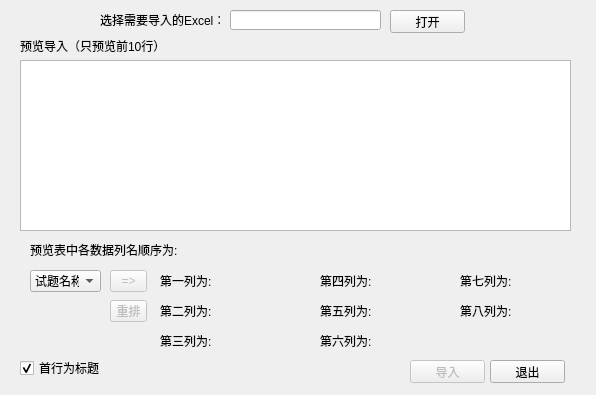
<?xml version="1.0" encoding="UTF-8"?>
<ui version="4.0">
 <class>ImportQuestion</class>
 <widget class="QWidget" name="ImportQuestion">
  <property name="geometry">
   <rect>
    <x>0</x>
    <y>0</y>
    <width>596</width>
    <height>395</height>
   </rect>
  </property>
  <property name="windowTitle">
   <string>试题导入</string>
  </property>
  <widget class="QPushButton" name="pushButton_Ok">
   <property name="enabled">
    <bool>false</bool>
   </property>
   <property name="geometry">
    <rect>
     <x>410</x>
     <y>360</y>
     <width>75</width>
     <height>23</height>
    </rect>
   </property>
   <property name="text">
    <string>导入</string>
   </property>
  </widget>
  <widget class="QLabel" name="label_Process">
   <property name="geometry">
    <rect>
     <x>20</x>
     <y>390</y>
     <width>351</width>
     <height>22</height>
    </rect>
   </property>
   <property name="text">
    <string/>
   </property>
  </widget>
  <widget class="QLabel" name="label_Col3">
   <property name="geometry">
    <rect>
     <x>160</x>
     <y>330</y>
     <width>60</width>
     <height>22</height>
    </rect>
   </property>
   <property name="text">
    <string>第三列为:</string>
   </property>
  </widget>
  <widget class="QLabel" name="label_Col3_2">
   <property name="geometry">
    <rect>
     <x>220</x>
     <y>330</y>
     <width>60</width>
     <height>22</height>
    </rect>
   </property>
   <property name="text">
    <string/>
   </property>
  </widget>
  <widget class="QLabel" name="label_Col1">
   <property name="geometry">
    <rect>
     <x>160</x>
     <y>270</y>
     <width>60</width>
     <height>22</height>
    </rect>
   </property>
   <property name="text">
    <string>第一列为:</string>
   </property>
  </widget>
  <widget class="QLabel" name="label_Count">
   <property name="geometry">
    <rect>
     <x>180</x>
     <y>40</y>
     <width>200</width>
     <height>12</height>
    </rect>
   </property>
   <property name="text">
    <string/>
   </property>
  </widget>
  <widget class="QToolButton" name="toolButton_Clear">
   <property name="enabled">
    <bool>false</bool>
   </property>
   <property name="geometry">
    <rect>
     <x>110</x>
     <y>300</y>
     <width>37</width>
     <height>22</height>
    </rect>
   </property>
   <property name="text">
    <string>重排</string>
   </property>
  </widget>
  <widget class="QCheckBox" name="checkBox_Top">
   <property name="geometry">
    <rect>
     <x>20</x>
     <y>360</y>
     <width>91</width>
     <height>16</height>
    </rect>
   </property>
   <property name="text">
    <string>首行为标题</string>
   </property>
   <property name="checked">
    <bool>true</bool>
   </property>
  </widget>
  <widget class="QComboBox" name="comboBox_Title">
   <property name="geometry">
    <rect>
     <x>30</x>
     <y>270</y>
     <width>71</width>
     <height>22</height>
    </rect>
   </property>
   <item>
    <property name="text">
     <string>试题名称</string>
    </property>
   </item>
   <item>
    <property name="text">
     <string>试题题干</string>
    </property>
   </item>
   <item>
    <property name="text">
     <string>出题人</string>
    </property>
   </item>
   <item>
    <property name="text">
     <string>出题日期</string>
    </property>
   </item>
   <item>
    <property name="text">
     <string>试题类型</string>
    </property>
   </item>
   <item>
    <property name="text">
     <string>试题答案</string>
    </property>
   </item>
   <item>
    <property name="text">
     <string>试题难度</string>
    </property>
   </item>
   <item>
    <property name="text">
     <string>关键字</string>
    </property>
   </item>
  </widget>
  <widget class="QPushButton" name="pushButton_Exit">
   <property name="geometry">
    <rect>
     <x>490</x>
     <y>360</y>
     <width>75</width>
     <height>23</height>
    </rect>
   </property>
   <property name="text">
    <string>退出</string>
   </property>
  </widget>
  <widget class="QLabel" name="label_File">
   <property name="geometry">
    <rect>
     <x>100</x>
     <y>10</y>
     <width>120</width>
     <height>20</height>
    </rect>
   </property>
   <property name="text">
    <string>选择需要导入的Excel：</string>
   </property>
  </widget>
  <widget class="QToolButton" name="toolButton_Add">
   <property name="enabled">
    <bool>false</bool>
   </property>
   <property name="geometry">
    <rect>
     <x>110</x>
     <y>270</y>
     <width>37</width>
     <height>22</height>
    </rect>
   </property>
   <property name="text">
    <string>=&gt;</string>
   </property>
  </widget>
  <widget class="QLineEdit" name="lineEdit_File">
   <property name="geometry">
    <rect>
     <x>230</x>
     <y>10</y>
     <width>151</width>
     <height>20</height>
    </rect>
   </property>
  </widget>
  <widget class="QLabel" name="label_View">
   <property name="geometry">
    <rect>
     <x>20</x>
     <y>40</y>
     <width>150</width>
     <height>12</height>
    </rect>
   </property>
   <property name="text">
    <string>预览导入（只预览前10行）：</string>
   </property>
  </widget>
  <widget class="QPushButton" name="pushButton_File">
   <property name="geometry">
    <rect>
     <x>390</x>
     <y>10</y>
     <width>75</width>
     <height>23</height>
    </rect>
   </property>
   <property name="text">
    <string>打开</string>
   </property>
  </widget>
  <widget class="QTableView" name="tableView">
   <property name="enabled">
    <bool>true</bool>
   </property>
   <property name="geometry">
    <rect>
     <x>20</x>
     <y>60</y>
     <width>551</width>
     <height>171</height>
    </rect>
   </property>
   <property name="editTriggers">
    <set>QAbstractItemView::NoEditTriggers</set>
   </property>
   <property name="selectionBehavior">
    <enum>QAbstractItemView::SelectColumns</enum>
   </property>
  </widget>
  <widget class="QLabel" name="label_Col1_2">
   <property name="geometry">
    <rect>
     <x>220</x>
     <y>270</y>
     <width>60</width>
     <height>22</height>
    </rect>
   </property>
   <property name="text">
    <string/>
   </property>
  </widget>
  <widget class="QLabel" name="label_Col2">
   <property name="geometry">
    <rect>
     <x>160</x>
     <y>300</y>
     <width>60</width>
     <height>22</height>
    </rect>
   </property>
   <property name="text">
    <string>第二列为:</string>
   </property>
  </widget>
  <widget class="QLabel" name="label_Col2_2">
   <property name="geometry">
    <rect>
     <x>220</x>
     <y>300</y>
     <width>60</width>
     <height>22</height>
    </rect>
   </property>
   <property name="text">
    <string/>
   </property>
  </widget>
  <widget class="QLabel" name="label_Note">
   <property name="geometry">
    <rect>
     <x>30</x>
     <y>240</y>
     <width>150</width>
     <height>20</height>
    </rect>
   </property>
   <property name="text">
    <string>预览表中各数据列名顺序为:</string>
   </property>
  </widget>
  <widget class="QLabel" name="label_Col4_2">
   <property name="geometry">
    <rect>
     <x>380</x>
     <y>270</y>
     <width>60</width>
     <height>22</height>
    </rect>
   </property>
   <property name="text">
    <string/>
   </property>
  </widget>
  <widget class="QLabel" name="label_Col5_2">
   <property name="geometry">
    <rect>
     <x>380</x>
     <y>300</y>
     <width>60</width>
     <height>22</height>
    </rect>
   </property>
   <property name="text">
    <string/>
   </property>
  </widget>
  <widget class="QLabel" name="label_Col4">
   <property name="geometry">
    <rect>
     <x>320</x>
     <y>270</y>
     <width>60</width>
     <height>22</height>
    </rect>
   </property>
   <property name="text">
    <string>第四列为:</string>
   </property>
  </widget>
  <widget class="QLabel" name="label_Col5">
   <property name="geometry">
    <rect>
     <x>320</x>
     <y>300</y>
     <width>60</width>
     <height>22</height>
    </rect>
   </property>
   <property name="text">
    <string>第五列为:</string>
   </property>
  </widget>
  <widget class="QLabel" name="label_Col6">
   <property name="geometry">
    <rect>
     <x>320</x>
     <y>330</y>
     <width>60</width>
     <height>22</height>
    </rect>
   </property>
   <property name="text">
    <string>第六列为:</string>
   </property>
  </widget>
  <widget class="QLabel" name="label_Col6_2">
   <property name="geometry">
    <rect>
     <x>380</x>
     <y>330</y>
     <width>60</width>
     <height>22</height>
    </rect>
   </property>
   <property name="text">
    <string/>
   </property>
  </widget>
  <widget class="QLabel" name="label_Col7_2">
   <property name="geometry">
    <rect>
     <x>520</x>
     <y>270</y>
     <width>60</width>
     <height>22</height>
    </rect>
   </property>
   <property name="text">
    <string/>
   </property>
  </widget>
  <widget class="QLabel" name="label_Col7">
   <property name="geometry">
    <rect>
     <x>460</x>
     <y>270</y>
     <width>60</width>
     <height>22</height>
    </rect>
   </property>
   <property name="text">
    <string>第七列为:</string>
   </property>
  </widget>
  <widget class="QLabel" name="label_Col8">
   <property name="geometry">
    <rect>
     <x>460</x>
     <y>300</y>
     <width>60</width>
     <height>22</height>
    </rect>
   </property>
   <property name="text">
    <string>第八列为:</string>
   </property>
  </widget>
  <widget class="QLabel" name="label_Col8_2">
   <property name="geometry">
    <rect>
     <x>520</x>
     <y>300</y>
     <width>60</width>
     <height>22</height>
    </rect>
   </property>
   <property name="text">
    <string/>
   </property>
  </widget>
 </widget>
 <resources/>
 <connections/>
</ui>
